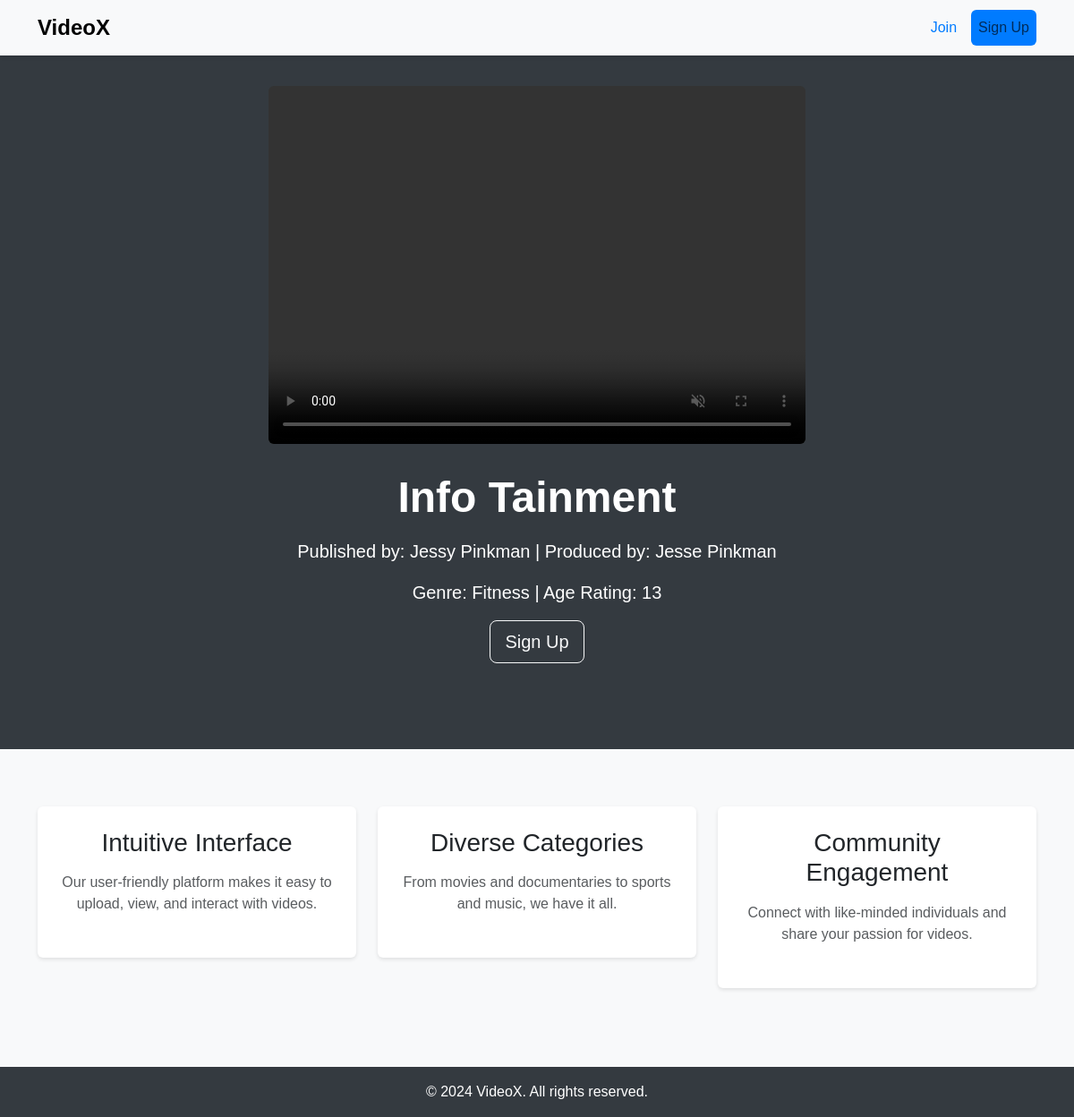
The page / on the database its author committed.
### videos/models.py (models this page shows)
class Video(models.Model):
    title = models.CharField(max_length=200)
    publisher = models.CharField(max_length=100)
    producer = models.CharField(max_length=100)
    genre = models.CharField(max_length=100)
    age_rating = models.CharField(max_length=10)
    video_file = models.FileField(upload_to='videos/')
    uploaded_by = models.ForeignKey(settings.AUTH_USER_MODEL, on_delete=models.CASCADE)
    upload_date = models.DateTimeField(auto_now_add=True)

### videos/views.py (the view)
# urls.py: path('', views.homepage, name='homepage'),  # Add this line
def homepage(request):
    latest_video = Video.objects.order_by('-upload_date').first()
    context = {
        'latest_video': latest_video,
    }
    return render(request, 'videos/homepage.html', context)

### videos/templates/videos/homepage.html (shortened to what this page needs)
<!DOCTYPE html>
<html lang="en">
<head>
   <link href="https://cdn.jsdelivr.net/npm/bootstrap@5.3.3/dist/css/bootstrap.min.css" rel="stylesheet"
>
</head>
<body>
   <nav class="navbar navbar-expand-lg navbar-light bg-light fixed-top">
       <div class="container">
           <a class="navbar-brand" href="#">VideoX</a>
           <div class="collapse navbar-collapse justify-content-end" id="navbarNav">
               <ul class="navbar-nav">
                   <li class="nav-item">
                       <a href="#" class="nav-link btn btn-outline-primary mx-2">Join</a>
                   </li>
                   <li class="nav-item">
                       <a href="{% url 'signup' %}" class="nav-link btn btn-primary">Sign Up</a>
                   </li>
               </ul>
           </div>
       </div>
   </nav>
   <section class="hero-section text-center">
    <div class="container">
        {% if latest_video %}
        <video width="600" height="400" controls autoplay muted class="mb-4 rounded">
            <source src="{{ latest_video.video_file.url }}" type="video/mp4">
        </video>
        <h1 class="mb-3">{{ latest_video.title }}</h1>
        <p>Published by: {{ latest_video.publisher }} | Produced by: {{ latest_video.producer }}</p>
        <p>Genre: {{ latest_video.genre }} | Age Rating: {{ latest_video.age_rating }}</p>
        {% else %}
        <p>No latest video available.</p>
        {% endif %}
        <div class="d-flex justify-content-center">
            <a href="#" class="btn btn-outline-light btn-lg">Sign Up</a>
        </div>
    </div>
</section>
   <section class="features-section">
       <div class="container">
           <div class="row">
               <div class="col-md-4 mb-4">
                   <div class="feature-box p-4 rounded text-center">
                       <h3 class="mb-3">Intuitive Interface</h3>
                       <p class="text-muted mb-4">Our user-friendly platform makes it easy to upload, view, and
                           interact with videos.</p>
                   </div>
               </div>
               <div class="col-md-4 mb-4">
                   <div class="feature-box p-4 rounded text-center">
                       <h3 class="mb-3">Diverse Categories</h3>
                       <p class="text-muted mb-4">From movies and documentaries to sports and music, we have it all.
                       </p>
                   </div>
               </div>
               <div class="col-md-4 mb-4">
                   <div class="feature-box p-4 rounded text-center">
                       <h3 class="mb-3">Community Engagement</h3>
                       <p class="text-muted mb-4">Connect with like-minded individuals and share your passion for
                           videos.</p>
                   </div>
               </div>
           </div>
       </div>
   </section>
   <footer class="footer">
       <div class="container">
           <p class="text-center mb-0">&copy; 2024 VideoX. All rights reserved.</p>
       </div>
   </footer>
</body>
</html>

### videos/templates/videos/homepage.html (style rules this page uses)
body { font-family: 'Montserrat', sans-serif; background-color: #f8f9fa; }
.navbar { box-shadow: 0 2px 4px rgba(0, 0, 0, 0.1); }
.navbar-brand { font-weight: bold; font-size: 1.5rem; }
.nav-link { font-weight: 500; }
.hero-section { padding-top: 6rem; padding-bottom: 6rem; background-color: #343a40; color: #fff; }
.hero-section h1 { font-weight: 700; font-size: 3rem; }
.hero-section p { font-size: 1.25rem; }
.btn-primary { background-color: #007bff; border-color: #007bff; }
.btn-outline-primary { color: #007bff; border-color: #007bff; }
.features-section { padding-top: 4rem; padding-bottom: 4rem; }
.feature-box { background-color: #fff; box-shadow: 0 2px 4px rgba(0, 0, 0, 0.1); transition: all 0.3s ease; }
.footer { background-color: #343a40; color: #fff; padding: 1rem 0; }

### rows shown on the page
Video: title "Info Tainment", publisher "Jessy Pinkman", producer "Jesse Pinkman", genre "Fitness", age_rating "13"
